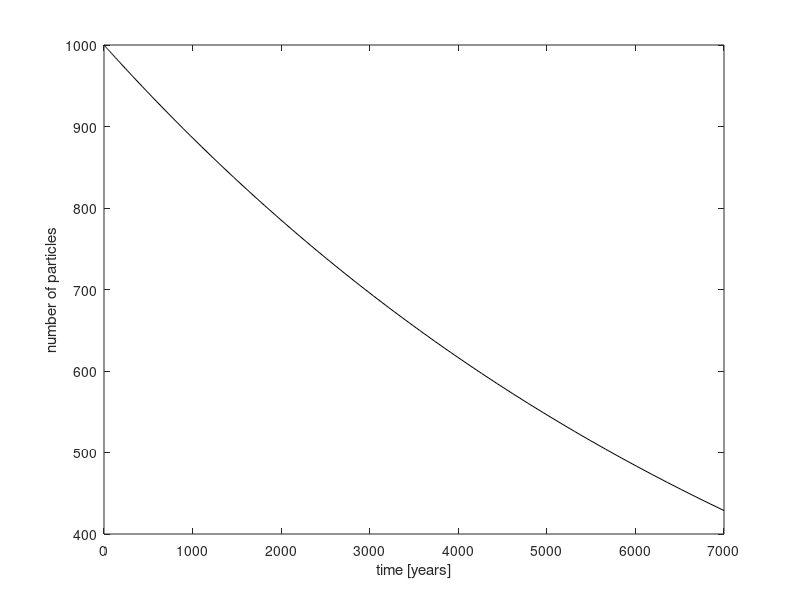

This figure's MATLAB source:
% Radioactive decay - 
% dN/dt = -la*N
% la = ln(2)/tau_half 
% simeq 0.693/tau_half
tau_half = 5730; % in years
la = log(2)/tau_half;
N0 = 1000;

decayode = @(x,gamma) -gamma*x;

[T,Y] = ode45(@(t,x) decayode(x,la),[0 7000],[N0]);

%% 
figure;
plot(T,Y,'k-'); xlabel('time [years]'); ylabel('number of particles');

% Find half-life time 
id = find(Y<(N0/2));
fprintf('half-life time : %8.3f years\n',T(id(1)));
